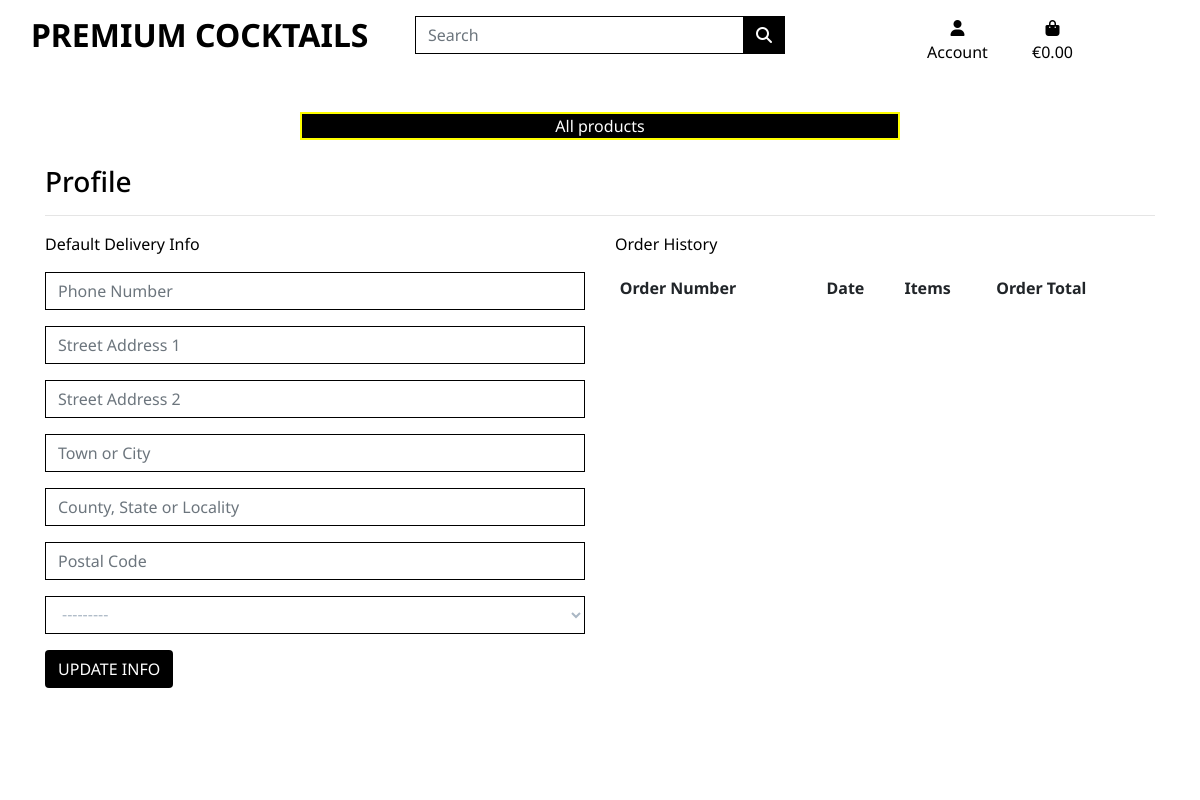
/profile/ (signed in), run on an earlier commit of the app's database.
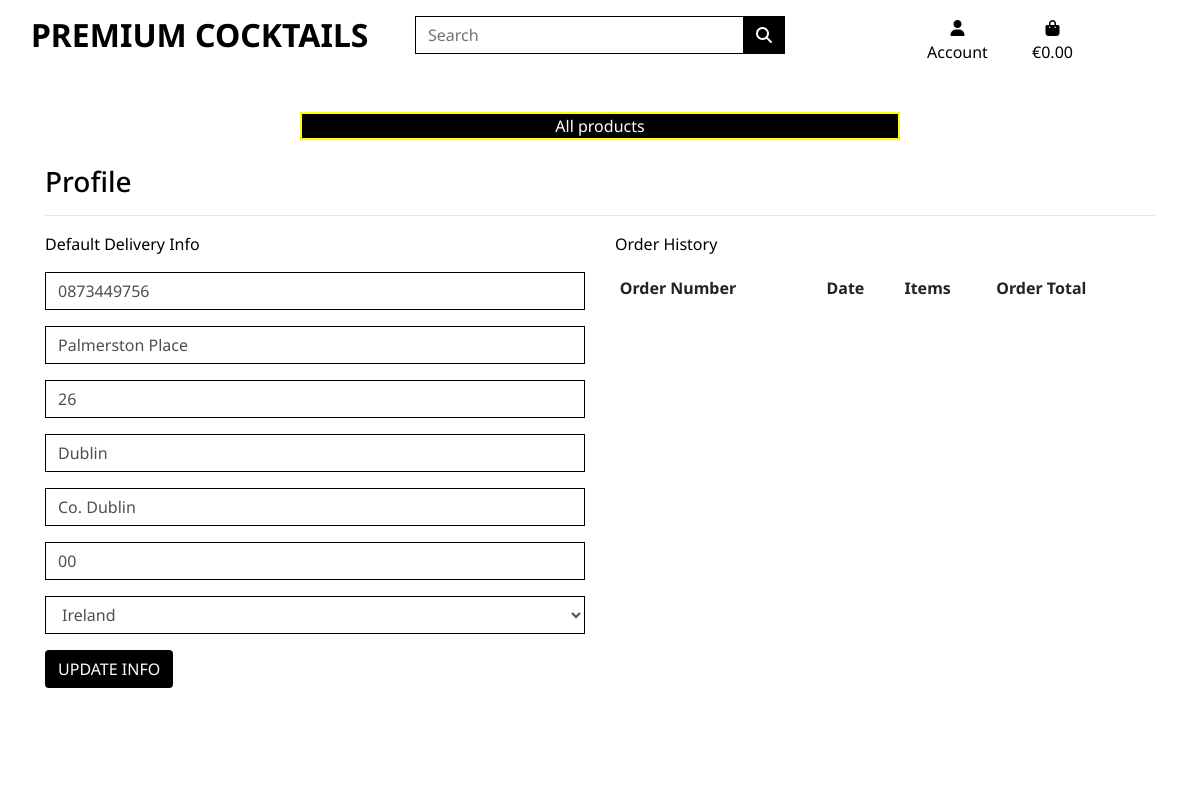
And on a later commit of the database.
### profiles/models.py (models this page shows, shortened)
class UserProfile(models.Model):
    user = models.OneToOneField(User, on_delete=models.CASCADE)
    default_phone_number = models.CharField(max_length=20, null=True, blank=True)
    default_street_address1 = models.CharField(max_length=80, null=True, blank=True)
    default_street_address2 = models.CharField(max_length=80, null=True, blank=True)
    default_town_or_city = models.CharField(max_length=40, null=True, blank=True)
    default_county = models.CharField(max_length=80, null=True, blank=True)
    default_postcode = models.CharField(max_length=20, null=True, blank=True)
    default_country = CountryField(blank_label='Country', null=True, blank=True)

### profiles/views.py (the view)
# urls.py: path('profile/', include('profiles.urls')),
def profile(request):
    profile = get_object_or_404(UserProfile, user=request.user)
    orders = profile.orders.all()
    form = UserProfileForm(instance=profile)
    if request.method == 'POST':
        form = UserProfileForm(request.POST, instance=profile)
        if form.is_valid():
            form.save()
            messages.success(request, 'Profile updated.')
    template = 'profiles/profile.html'
    context = {
        'form': form,
        'orders': orders,
        'on_profile_page': True,
    }
    return render(request, template, context)

### profiles/forms.py
class UserProfileForm(forms.ModelForm):
    class Meta:
        model = UserProfile
        exclude = ('user',)
    def __init__(self, *args, **kwargs):
        super().__init__(*args, **kwargs)
        placeholders = {
            'default_phone_number': 'Phone Number',
            'default_postcode': 'Postal Code',
            'default_town_or_city': 'Town or City',
            'default_street_address1': 'Street Address 1',
            'default_street_address2': 'Street Address 2',
            'default_county': 'County, State or Locality',
        }
        self.fields['default_phone_number'].widget.attrs['autofocus'] = True
        for field in self.fields:
            if field != 'default_country':
                if self.fields[field].required:
                    placeholder = f'{placeholders[field]} *'
                else:
                    placeholder = placeholders[field]
                self.fields[field].widget.attrs['placeholder'] = placeholder
            self.fields[field].widget.attrs['class'] = 'border-black rounded-0 profile-form-input'
            self.fields[field].label = False

### profiles/templates/profiles/profile.html (shortened to what this page needs)
{% extends "base.html" %}
{% load static %}
{% block extra_css %}
    <link rel="stylesheet" href="{% static 'profiles/css/checkout.css' %}">
{% endblock %}
{% block content %}
    <div class="overlay"></div>
    <div class="container">
        <div class="row">
            <div class="col">
                <h3 class="text-black">Profile</h3>
                <hr>
            </div>
        </div>
        <div class="row">
            <div class="col-12 col-lg-6">
                <p>Default Delivery Info</p>
                <form action="{% url 'profile' %}" method="POST" id="profile-update-form">
                    {{ form|crispy }}
                    <button class="btn btn-black text-right text-uppercase">Update Info</button>
                </form>
            </div>
            <div class="col-12 col-lg-6">
                <p>Order History</p>
                <div class="order-history table-responsive">
                    <table class="table table-sm table-borderless">
                        <thead>
                            <tr>
                                <th>Order Number</th>
                                <th>Date</th>
                                <th>Items</th>
                                <th>Order Total</th>
                            </tr>
                        </thead>
                    </table>
                </div>
            </div>
        </div>
{% endblock %}

What changed in the data, as far as the page shows it:
changed UserProfile: default_phone_number (not shown) → "0873449756"; default_street_address1 (not shown) → "Palmerston Place"; default_street_address2 (not shown) → "26"; default_town_or_city (not shown) → "Dublin"; default_county (not shown) → "Co. Dublin"; default_postcode (not shown) → "00"; default_country "---------" → "Ireland"
